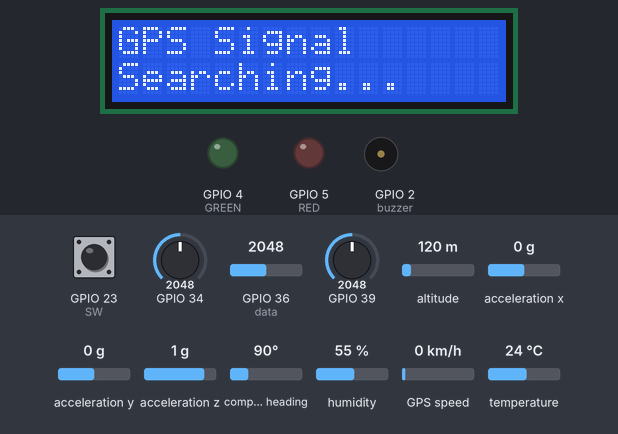
This sketch was run on a simulated ESP32. On the bench: 16×2 character LCD, output pins drawn as LEDs (lit = HIGH), buzzer (waves = sounding, pin HIGH). The test bench sets the inputs (shaded band); at power-on: GPIO 36 (data) = 2048, acceleration x 0 g, GPIO 23 (SW) HIGH, GPIO 34 = 2048, GPIO 39 = 2048, altitude 120 m, acceleration y 0 g, acceleration z 1 g, compass heading 90°, humidity 55 %, GPS speed 0 km/h, temperature 24 °C. The GPS gets a fix after 3 s at 37.7749, -122.4194 with 8 satellites; what the sketch prints to the serial monitor is not drawn.

Above: at 1.1 s.
At 3.7 s:
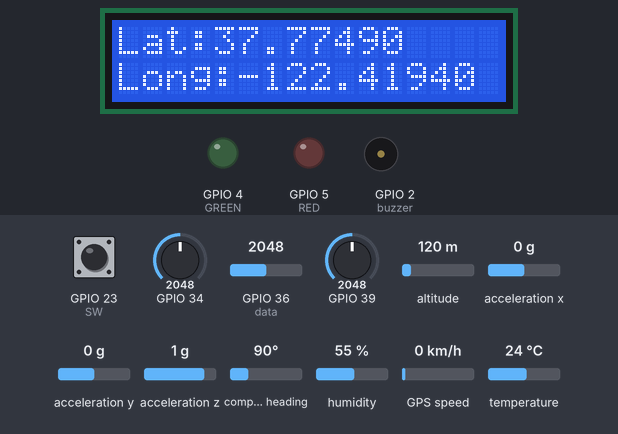
3.8 s: GPIO 36 (data) set to 107
12.7 s: GPIO 36 (data) set to 90
17.7 s: acceleration x set to -0.5 g
At 19.7 s:
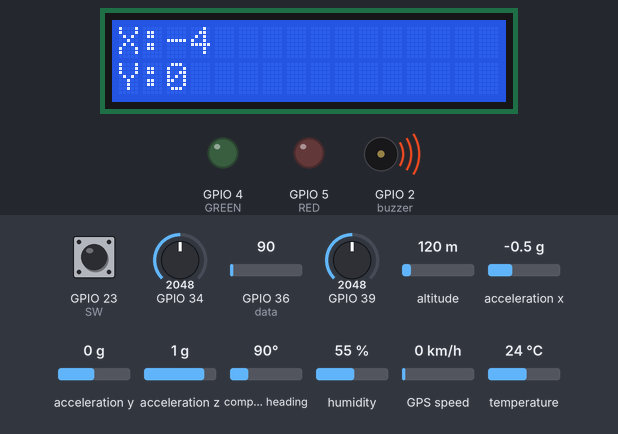
23.3 s: acceleration x set to -0.8 g
24.8 s: GPIO 36 (data) set to 122
At 25.7 s:
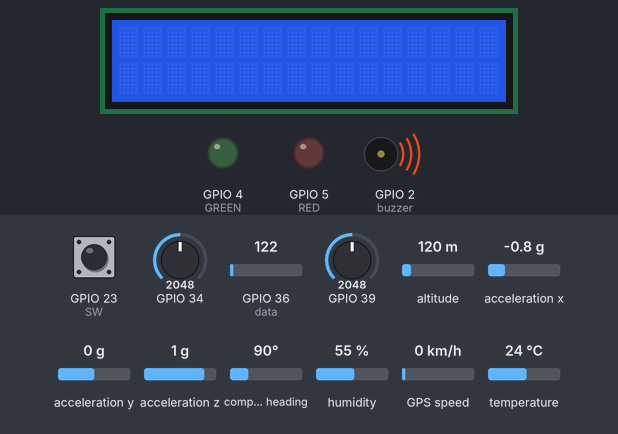
37.9 s: GPIO 23 (SW) pulled LOW for 1 s
At 39.0 s:
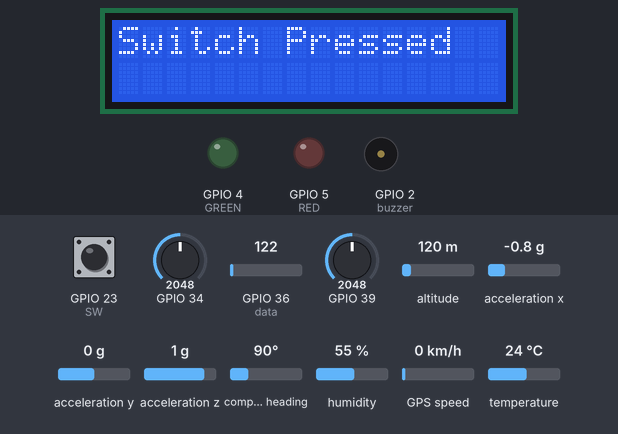
Timing chart, 0 to 40.9 s (numbered marks = the images above; inputs shaded):
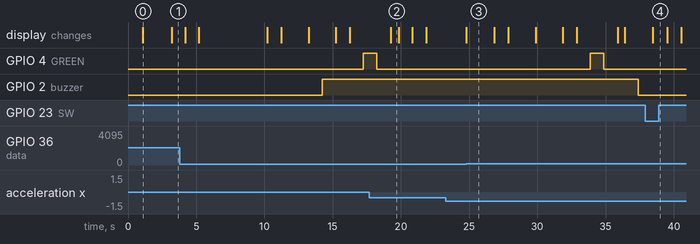

The sketch:

ESP32_GPS_TRACKER_AMBULANCE.ino
```cpp
#include <TinyGPS.h>
#include <stdio.h>
#include <stdlib.h>
#include <string.h>

 #include <Wire.h>

#include <Adafruit_Sensor.h>

#include <Adafruit_ADXL345_U.h>

Adafruit_ADXL345_Unified accel = Adafruit_ADXL345_Unified();

#include <LiquidCrystal.h>
#include <stdio.h>
#include <stdlib.h>
#include <string.h>

#define heart 13

const int rs = 13, en = 12, d4 =14 , d5 = 27, d6 = 26, d7 = 25;
LiquidCrystal lcd(rs, en, d4, d5, d6, d7);

int data=36;//heartbeat sensor

#include<dht.h>

#define dht_dpin 15

dht DHT;


unsigned long temp=0;
byte customChar1[8] = {0b00000,0b00000,0b00011,0b00111,0b01111,0b01111,0b01111,0b01111};
byte customChar2[8] = {0b00000,0b11000,0b11100,0b11110,0b11111,0b11111,0b11111,0b11111};
byte customChar3[8] = {0b00000,0b00011,0b00111,0b01111,0b11111,0b11111,0b11111,0b11111};
byte customChar4[8] = {0b00000,0b10000,0b11000,0b11100,0b11110,0b11110,0b11110,0b11110};
byte customChar5[8] = {0b00111,0b00011,0b00001,0b00000,0b00000,0b00000,0b00000,0b00000};
byte customChar6[8] = {0b11111,0b11111,0b11111,0b11111,0b01111,0b00111,0b00011,0b00001};
byte customChar7[8] = {0b11111,0b11111,0b11111,0b11111,0b11110,0b11100,0b11000,0b10000};
byte customChar8[8] = {0b11100,0b11000,0b10000,0b00000,0b00000,0b00000,0b00000,0b00000};


int buzzer=2;
int GREEN=4;
int RED=5;

int SW=23;

int smoke;
int Sensor1;


int count=0;
char mystr[20];

TinyGPS gps;

void getgps(TinyGPS &gps);

char * dtostrf(
  double __val,
  signed char __width,
  unsigned char __prec,
  char * __s);


  float latitude, longitude;

void setup()
{
    Serial.begin(9600);
    Serial2.begin(9600);
    pinMode(data,INPUT);
    pinMode(SW,INPUT_PULLUP);
    pinMode(RED,OUTPUT);
    pinMode(GREEN,OUTPUT);
    pinMode(buzzer,OUTPUT);

    Serial.begin(9600);
    lcd.begin(16, 2);

    lcd.createChar(1, customChar1);
    lcd.createChar(2, customChar2);
    lcd.createChar(3, customChar3);
    lcd.createChar(4, customChar4);
    lcd.createChar(5, customChar5);
    lcd.createChar(6, customChar6);
    lcd.createChar(7, customChar7);
    lcd.createChar(8, customChar8);

    Serial.println("AMBULANCE MONITORING SYSTEM");
    lcd.clear();
    lcd.setCursor(0,0);
    lcd.print("Vehicle Tracking");
    lcd.setCursor(0,1);
    lcd.print("   System");
    delay(1000);

   if(!accel.begin())
   {

      Serial.println("No valid sensor found");

      while(1);

   }
    lcd.clear();
    lcd.setCursor(0,0);
    lcd.print("GPS Signal");
    lcd.setCursor(0,1);
    lcd.print("Searching...");
    delay(1000);


}
void ACCELEROMETER()
{

    sensors_event_t event;
    accel.getEvent(&event);
    int X_val=event.acceleration.x;
    int Y_val=event.acceleration.y;

    Serial.print("X: "); Serial.print(event.acceleration.x); Serial.print("  ");

    Serial.print("Y: "); Serial.print(event.acceleration.y); Serial.print("  ");

    Serial.println("m/s^2 ");

    lcd.clear();
    lcd.print("X:");
    lcd.print(X_val);
    lcd.setCursor(0,1);;
    lcd.print("Y:");
    lcd.print(Y_val);

    delay(500);

   if((X_val<-5.5)||(X_val>5.5))
   {
      digitalWrite(buzzer,HIGH);
      lcd.clear();
      lcd.print("Accident Detected");
      String one = "$Accident Occured AT:https://www.google.com/maps/?q=";
      String two = "," ;
      String message = one +latitude +two + longitude+ '#';

      // Convert String to char array
      int str_len = message.length() + 1;
      char textmessage[str_len];
      message.toCharArray(textmessage,str_len);
      Serial.println(textmessage);
       Serial2.println(textmessage);
      delay(1000);
      digitalWrite(buzzer,LOW);
      delay(1000);
   }
   if((Y_val<-5.5)||(Y_val>5.5))
   {
      digitalWrite(buzzer,HIGH);
      lcd.clear();
      lcd.print("Accident Detected");
      String one = "$Accident Occured AT:https://www.google.com/maps/?q=";
      String two = "," ;
      String message = one +latitude +two + longitude+ '#';

      // Convert String to char array
      int str_len = message.length() + 1;
      char textmessage[str_len];
      message.toCharArray(textmessage,str_len);
      Serial.println(textmessage);
       Serial2.println(textmessage);
      delay(1000);
      digitalWrite(buzzer,LOW);
      delay(1000);
   }
}
void getgps(TinyGPS &gps)
{


  //decode and display position data

  gps.f_get_position(&latitude, &longitude);
  lcd.clear();
  lcd.setCursor(0,0);
  lcd.print("Lat:");
  lcd.print(latitude,5);
  lcd.print(" ");
  Serial.print("Lat:");
  Serial.println(latitude,5);

  lcd.setCursor(0,1);
  lcd.print("Long:");
  lcd.print(longitude,5);
  Serial.print("Long:");
  Serial.println(longitude,5);

  String one = "Vehicle Location AT:https://www.google.com/maps/?q=";
  String two = "," ;
  String message = one +latitude +two + longitude;

  // Convert String to char array
  int str_len = message.length() + 1;
  char textmessage[str_len];
  message.toCharArray(textmessage,str_len);
  Serial.println(textmessage);
  delay(1000);
  HEART_BEAT_MONITOR();
  Temp_Read();
  GAS_check();
  sound_check();
  ACCELEROMETER();

  if(digitalRead(SW)==LOW)
  {
    lcd.clear();
    lcd.print("Switch Pressed");
      String one = "$Switch Pressed Vehicle Location AT:https://www.google.com/maps/?q=";
  String two = "," ;
  String message = one +latitude +two + longitude+'#';

  // Convert String to char array
  int str_len = message.length() + 1;
  char textmessage[str_len];
  message.toCharArray(textmessage,str_len);
  Serial.println(textmessage);
  Serial2.println(textmessage);
  delay(1000);
  }
}
void HEART_BEAT_MONITOR()
{

   count=0;
   lcd.setCursor(0, 0);
   lcd.print("Place The Finger");
   lcd.setCursor(0, 1);
   lcd.print("to check HB");
   Serial.println("Place The Finger to check HB");
   delay(1000);
 // while(digitalRead(start)>0);
   lcd.clear();
   temp=millis();

   while(millis()<(temp+5000))
   {

      if(analogRead(data)<100)
        {
         count=count+1;

         lcd.setCursor(6, 0);
         lcd.write(byte(1));
         lcd.setCursor(7, 0);
         lcd.write(byte(2));
         lcd.setCursor(8, 0);
         lcd.write(byte(3));
         lcd.setCursor(9, 0);
         lcd.write(byte(4));

         lcd.setCursor(6, 1);
         lcd.write(byte(5));
         lcd.setCursor(7, 1);
         lcd.write(byte(6));
         lcd.setCursor(8, 1);
         lcd.write(byte(7));
         lcd.setCursor(9, 1);
         lcd.write(byte(8));

         while(analogRead(data)<100);

         lcd.clear();
        }
   }

         lcd.clear();
         lcd.setCursor(0, 0);
         count=count*2;
         lcd.setCursor(2, 0);
         lcd.write(byte(1));
         lcd.setCursor(3, 0);
         lcd.write(byte(2));
         lcd.setCursor(4, 0);
         lcd.write(byte(3));
         lcd.setCursor(5, 0);
         lcd.write(byte(4));

         lcd.setCursor(2, 1);
         lcd.write(byte(5));
         lcd.setCursor(3, 1);
         lcd.write(byte(6));
         lcd.setCursor(4, 1);
         lcd.write(byte(7));
         lcd.setCursor(5, 1);
         lcd.write(byte(8));
         lcd.setCursor(7, 1);
         lcd.print(count);
         lcd.print(" BPM");
         Serial.print("HB:");
         Serial.print(count);
         Serial.println("");
         if(count>120)
         {
            digitalWrite(buzzer, HIGH);
            delay(1000);
            digitalWrite(buzzer, LOW);
            delay(1000);
         }
         delay(1000);
}


void Temp_Read()
{
    DHT.read11(dht_dpin);
    Serial.print("Temperature:");
    Serial.print(DHT.temperature);   // Printing temperature on LCD
    Serial.print(" C");
    Serial.println("  ");
    lcd.clear();
    lcd.setCursor(0,0);
    lcd.print("Temp:");
    lcd.print(DHT.temperature);
    delay(1000);
}

void GAS_check()
{
  int smoke=analogRead(39);
  Serial.print("GAS VAL:");
  Serial.println(smoke);
  delay(1000);
  if(smoke>100)
  {
      lcd.clear();
      lcd.setCursor(0,0);
      lcd.print("GAS DETECTED:");
      delay(1000);
      digitalWrite(buzzer, HIGH);
      delay(1000);
    }
}

void sound_check()
{
    int sound_val=analogRead(34);
    Serial.print("SOUND VAL");
    Serial.println(sound_val);
    lcd.clear();
    lcd.setCursor(0,0);
    lcd.print("SOUND VAL:");
    lcd.print(sound_val);
    delay(1000);

  if(sound_val>150)
  {
      Serial.print("Ambulance Detected");

      lcd.clear();
      lcd.setCursor(0,0);
      lcd.print("Ambulance Detected");
      delay(1000);

      digitalWrite(GREEN,HIGH);
      delay(1000);
      digitalWrite(GREEN,LOW);
      digitalWrite(RED,LOW);
      delay(1000);
  }
  else
  {
      digitalWrite(RED,HIGH);
      delay(1000);
  }
}

void loop()
{

 byte a;

  if ( Serial.available() > 0 ) // if there is data coming into the serial line

  {

    a = Serial.read(); // get the byte of data

    if(gps.encode(a)) // if there is valid GPS data...
    {

      getgps(gps); // grab the data and display it on the LCD

    }

  }

}
```

Measured:
- after the input at 23.3 s, every drawn part: stays the same
- after the input at 24.8 s, GPIO 4 (GREEN): LOW → HIGH after 9.1 s, → LOW 1.0 s later; GPIO 2 (buzzer): HIGH → LOW after 12.6 s; the display: changes at once (image 3)
- after the input at 37.9 s, the display: changes after 0.55 s (image 4)
- what the display in image 0 shows lasts 2.1 s, from 1.1 s to 3.2 s
- what the display in image 2 shows lasts 0.5 s, from 19.3 s to 19.8 s
- what the display in image 3 shows lasts 2.0 s, from 24.8 s to 26.8 s
